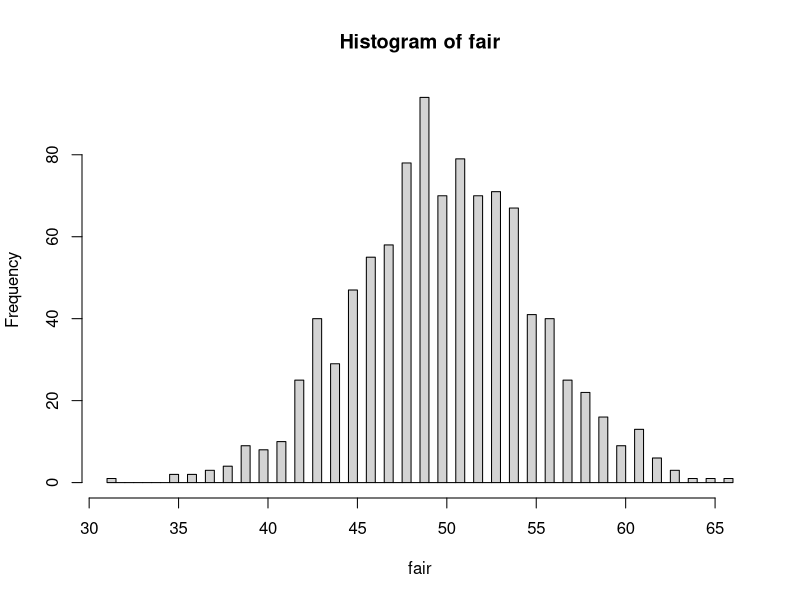

R code for this plot:
#
# 7.2 Hypothesis Testing
#

# 7.2.4 Inference for Mean of One Sample

# Solution to iid X1, X2, ..., Xn sample to estimate mu
  # Use t test, appropriate when nata is normally distributed
  # and have a large sample size (n > 30)

set.seed(362)
x <- rnorm(75, mean = 100, sd = 15)
x
t.test(x, mu = 95)


# 7.2.5 t test for inference on two means
sleep
t.test(sleep[1:10, 1], sleep[11:20, 1], paired = TRUE)


# Comparing two means
library(MASS)
birthwt
t.test(birthwt$bwt[birthwt$smoke ==1],
       birthwt$bwt[birthwt$smoke == 0])


set.seed(1)
heads <- rbinom(1, size = 100, prob = 0.4)
heads
prop.test(heads, 100)

fair <- rbinom(1000, size = 100, prob = 0.5)
hist(fair, breaks = 100)

# 7.2.7 Testing groups for equal proportions


# Chapter 8: Optimization (maximization/minimizing a function)

# min(f) = max(-f)

# There will be a minimum of this function
f <- function(x) {
  x ^ 2 + 2*x + 1
}

# Want to find minimum of f, numerically can use optim()
  # par is an initial guess of min
  # fn is a function to minimize/maximize
  

# If have more variables wanting to optimize, i.e. f(x, y, z), then
# use three values for par to begin the optimization
fit <- optim(par = runif(1), fn = f)
fit




